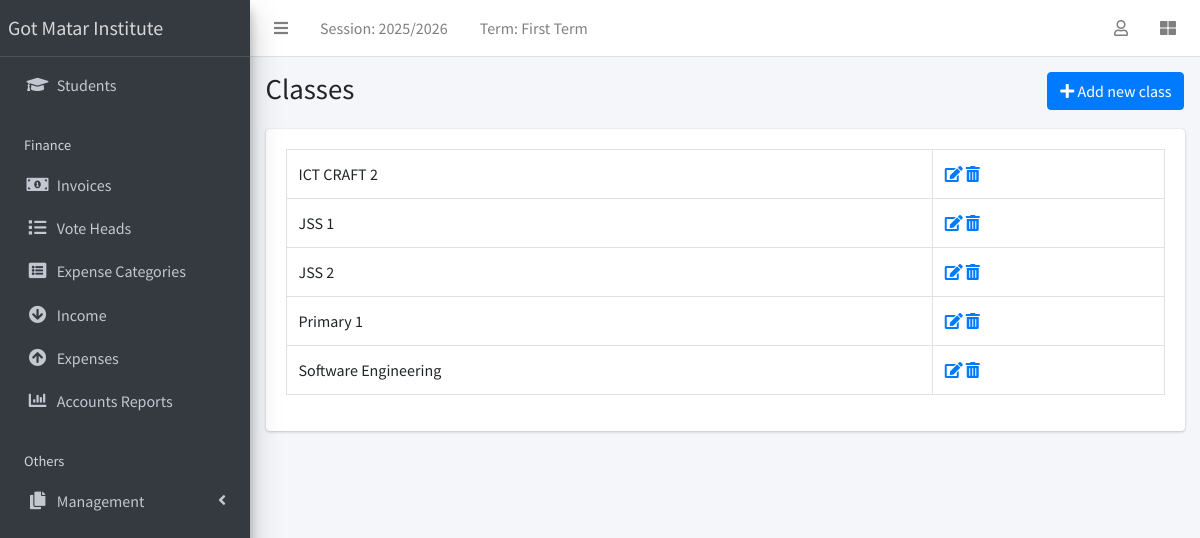
Screenshot of /class/list/ (signed in) with the database file from the repository.
### apps/corecode/models.py (models this page shows, shortened)
class AcademicSession(models.Model):
    name = models.CharField(max_length=200, unique=True)
    current = models.BooleanField(default=True)
    class Meta:
        ordering = ["-name"]

class AcademicTerm(models.Model):
    name = models.CharField(max_length=20, unique=True)
    current = models.BooleanField(default=True)
    class Meta:
        ordering = ["name"]

class StudentClass(models.Model):
    name = models.CharField(max_length=200, unique=True)
    class Meta:
        verbose_name = "Class"
        verbose_name_plural = "Classes"
        ordering = ["name"]
    def __str__(self):
        return self.name

### apps/corecode/views.py (the view)
# urls.py: path("class/list/", ClassListView.as_view(), name="classes"),
class ClassListView(LoginRequiredMixin, SuccessMessageMixin, ListView):
    model = StudentClass
    template_name = "corecode/class_list.html"
    def get_context_data(self, **kwargs):
        context = super().get_context_data(**kwargs)
        context["form"] = StudentClassForm()
        return context

### apps/corecode/context_processors.py (called while the page is built)
def site_defaults(request):
    current_session = AcademicSession.objects.get(current=True)
    current_term = AcademicTerm.objects.get(current=True)
    vals = SiteConfig.objects.all()
    contexts = {
        "current_session": current_session.name,
        "current_term": current_term.name,
        "main_college_system_url": settings.MAIN_COLLEGE_SYSTEM_URL,
    }
    for val in vals:
        contexts[val.key] = val.value
    return contexts

### apps/corecode/templates/corecode/class_list.html (shortened to what this page needs)
{% extends 'base.html' %}
{% load widget_tweaks %}
{% block title %}
Classes
{% endblock title %}
{% block breadcrumb %}
  <a class="btn btn-primary" href="#" data-toggle="modal" data-target="#modal1">
    <i class="fa fa-plus"></i>
    Add new class
  </a>
{% endblock breadcrumb %}
{% block content %}
  <div class="row">
    <div class="col-sm-12">
        <table class="table table-bordered">
          <tbody>
            {% for object in object_list %}
            <tr>
              <td>{{ object }}</td>
              <td><a href="{% url 'class-update' object.id %}"><i
                    class="fa fa-edit"></i></a> <a
                  href="{% url 'class-delete' object.id %}"><i
                    class="fa fa-trash-alt"></i></a></td>
            </tr>
            {% endfor %}
          </tbody>
        </table>
    </div>
  </div>
{% endblock content %}

### templates/base.html (shortened to what this page needs)
{% load static %}
<!DOCTYPE html>
<html lang="en">
<head>
  <link rel="stylesheet" href="{% static 'plugins/fontawesome-free/css/all.min.css' %}">
  <link rel="stylesheet" href="{% static 'plugins/toastr/toastr.min.css' %}">
  <link rel="stylesheet"
    href="{% static 'plugins/overlayScrollbars/css/OverlayScrollbars.min.css' %}">
  <link rel="stylesheet" href="{% static 'plugins/Datatables/datatables.min.css' %}" />
  <link rel="stylesheet" href="{% static 'dist/css/adminlte.min.css' %}">
</head>
<body
  class="hold-transition sidebar-mini layout-fixed layout-navbar-fixed layout-footer-fixed">
  <div class="wrapper">
    <nav class="main-header navbar navbar-expand navbar-white navbar-light">
      <ul class="navbar-nav">
        <li class="nav-item">
          <a class="nav-link" data-widget="pushmenu" href="#" role="button"><i
              class="fas fa-bars"></i></a>
        </li>
        <li class="nav-item d-none d-sm-inline-block">
          <a href="{% url 'current-session' %}" class="nav-link">Session: {{ current_session }}</a>
        </li>
        <li class="nav-item d-none d-sm-inline-block">
          <a href="{% url 'current-session' %}" class="nav-link">Term: {{ current_term }}</a>
        </li>
      </ul>
      <ul class="navbar-nav ml-auto">
        <li class="nav-item dropdown">
          <a class="nav-link" data-toggle="dropdown" href="#">
            <i class="far fa-user"></i>
          </a>
        </li>
        <li class="nav-item">
          <a class="nav-link" data-widget="control-sidebar" data-slide="true"
            href="#" role="button"><i class="fas fa-th-large"></i></a>
        </li>
      </ul>
    </nav>
    <aside class="main-sidebar sidebar-dark-primary elevation-4">
      <a href="{% if main_college_system_url %}{{ main_college_system_url }}{% else %}{% url 'home' %}{% endif %}" class="brand-link">Got Matar Institute</a>
      <div class="sidebar">
        <nav class="mt-2">
          <ul class="nav nav-pills nav-sidebar flex-column"
            data-widget="treeview" role="menu" data-accordion="false">
            <li class="nav-item">
              <a href="{% url 'student-list' %}" class="nav-link">
                <i class="nav-icon fas fa-graduation-cap"></i>
                <p>
                  Students
                </p>
              </a>
            </li>
            <li class="nav-header">Finance</li>
            <li class="nav-item">
              <a href="{% url 'invoice-list' %}" class="nav-link">
                <i class="nav-icon fas fa-money-bill-alt"></i>
                <p>
                  Invoices
                </p>
              </a>
            </li>
            <li class="nav-item">
              <a href="{% url 'votehead-list' %}" class="nav-link">
                <i class="nav-icon fas fa-list"></i>
                <p>Vote Heads</p>
              </a>
            </li>
            <li class="nav-item">
              <a href="{% url 'expensecategory-list' %}" class="nav-link">
                <i class="nav-icon fas fa-list-alt"></i>
                <p>Expense Categories</p>
              </a>
            </li>
            <li class="nav-item">
              <a href="{% url 'income-list' %}" class="nav-link">
                <i class="nav-icon fas fa-arrow-circle-down"></i>
                <p>Income</p>
              </a>
            </li>
            <li class="nav-item">
              <a href="{% url 'expense-list' %}" class="nav-link">
                <i class="nav-icon fas fa-arrow-circle-up"></i>
                <p>Expenses</p>
              </a>
            </li>
            <li class="nav-item">
              <a href="{% url 'summary-report' %}" class="nav-link">
                <i class="nav-icon fas fa-chart-bar"></i>
                <p>Accounts Reports</p>
              </a>
            </li>
            <li class="nav-header">Others</li>
            <li class="nav-item has-treeview">
              <a href="#" class="nav-link">
                <i class="nav-icon fas fa-copy"></i>
                <p>
                  Management
                  <i class="fas fa-angle-left right"></i>
                </p>
              </a>
            </li>
          </ul>
        </nav>
      </div>
    </aside>
    <div class="content-wrapper">
      <section class="content-header">
        <div class="container-fluid">
          <div class="row mb-1">
            <div class="col-sm-8">
              <h1>{% block title %}{% endblock title %}</h1>
            </div>
            <div class="col-sm-4">
              <ol class="breadcrumb float-sm-right">
                <li class="breadcrumb-item">{% block breadcrumb %}{% endblock breadcrumb %}</li>
              </ol>
            </div>
          </div>
        </div>
      </section>
      <section class="content">
        <div class="container-fluid">
          <div class="row">
            <div class="col-md-12">
              {% block fullcard %}
              <div class="card">
                <div class="card-body">
                  <div class="row">
                    <div class="col">
                      {% block content %}
                      {% endblock content %}
                    </div>
                  </div>
                </div>
              </div>
              {% endblock fullcard %}
            </div>
          </div>
        </div>
      </section>
    </div>
  </div>
</body>
</html>

### rows the page displays
AcademicSession: name "2025/2026"
AcademicTerm: name "First Term"
StudentClass: name "ICT CRAFT 2"
StudentClass: name "JSS 1"
StudentClass: name "JSS 2"
StudentClass: name "Primary 1"
StudentClass: name "Software Engineering"
